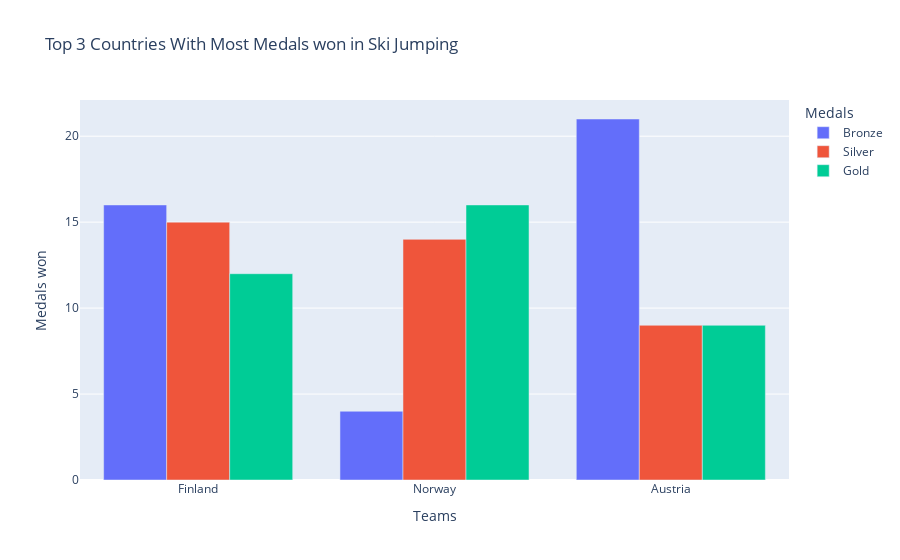

The code cell stored with this chart in its notebook:
### Markdown cell above
- https://www.geeksforgeeks.org/olympics-data-analysis-using-python/
- https://www.kaggle.com/code/gpreda/plotly-tutorial-120-years-of-olympic-games/notebook - choropleth

### Code cell
top_countries_medals = ski_jumping[(ski_jumping["Team"] == "Austria") | (ski_jumping["Team"] == "Norway") | (ski_jumping["Team"] == "Finland")]

bronze_ski_jumping = top_countries_medals[(top_countries_medals["Medal"] == "Bronze")]
silver_ski_jumping = top_countries_medals[(top_countries_medals["Medal"] == "Silver")]
gold_ski_jumping = top_countries_medals[(top_countries_medals["Medal"] == "Gold")]

medals_per_country = ski_jumping.groupby("Team")["Medal"].value_counts(dropna=True)
bronze_ski_jumping = bronze_ski_jumping.groupby("Team")["Medal"].value_counts(
    dropna=False
)
silver_ski_jumping = silver_ski_jumping.groupby("Team")["Medal"].value_counts(
    dropna=False
)
gold_ski_jumping = gold_ski_jumping.groupby("Team")["Medal"].value_counts(dropna=False)


def plotly_bar_plot_with_labels_sublabels(
    x, y, title, labels, sublabels,
):

    fig = px.bar(
        x=x,
        y=y,
        barmode="group",  # groups the bars next to eachother instead of stacking on eachother
        labels=labels,
        title=title,
    )
    newnames = sublabels
    # To be able to change the sub titles for 'Antal doser' without changing the data source,
    # you can switch the legendgroups name with a dict and map it onto existing subtitle names.
    # I had to do this since I couldn't change it through 'labels=' like the other titles
    # source: https://stackoverflow.com/questions/64371174/plotly-how-to-change-variable-label-names-for-the-legend-in-a-plotly-express-li
    fig.for_each_trace(lambda t: t.update(name=newnames[t.name]))

    fig.show()


labels_skiing = {
    "value": "Medals won",
    "variable": "Medals",
    "x": "Teams",
}

sublabels_skiing = {
    "wide_variable_0": "Bronze",
    "wide_variable_1": "Silver",
    "wide_variable_2": "Gold",
}

plotly_bar_plot_with_labels_sublabels(
    top_countries_medals.Team.unique(),
    [bronze_ski_jumping, silver_ski_jumping, gold_ski_jumping],
    'Top 3 Countries With Most Medals won in Ski Jumping',
    labels_skiing,
    sublabels_skiing

)

### Figure 1 — Plotly figure (JSON) as saved in the notebook; plotly's stock layout.template omitted (floating-point values rounded to 4 significant figures)
{"data": [{"alignmentgroup": "True", "hovertemplate": "Medals=wide_variable_0<br>Teams=%{x}<br>Medals won=%{y}<extra></extra>", "legendgroup": "wide_variable_0", "marker": {"color": "#636efa", "pattern": {"shape": ""}}, "name": "Bronze", "offsetgroup": "wide_variable_0", "orientation": "v", "showlegend": true, "textposition": "auto", "type": "bar", "x": ["Finland", "Norway", "Austria"], "xaxis": "x", "y": [16, 4, 21], "yaxis": "y"}, {"alignmentgroup": "True", "hovertemplate": "Medals=wide_variable_1<br>Teams=%{x}<br>Medals won=%{y}<extra></extra>", "legendgroup": "wide_variable_1", "marker": {"color": "#EF553B", "pattern": {"shape": ""}}, "name": "Silver", "offsetgroup": "wide_variable_1", "orientation": "v", "showlegend": true, "textposition": "auto", "type": "bar", "x": ["Finland", "Norway", "Austria"], "xaxis": "x", "y": [15, 14, 9], "yaxis": "y"}, {"alignmentgroup": "True", "hovertemplate": "Medals=wide_variable_2<br>Teams=%{x}<br>Medals won=%{y}<extra></extra>", "legendgroup": "wide_variable_2", "marker": {"color": "#00cc96", "pattern": {"shape": ""}}, "name": "Gold", "offsetgroup": "wide_variable_2", "orientation": "v", "showlegend": true, "textposition": "auto", "type": "bar", "x": ["Finland", "Norway", "Austria"], "xaxis": "x", "y": [12, 16, 9], "yaxis": "y"}], "layout": {"barmode": "group", "legend": {"title": {"text": "Medals"}, "tracegroupgap": 0}, "title": {"text": "Top 3 Countries With Most Medals won in Ski Jumping"}, "xaxis": {"anchor": "y", "domain": [0, 1], "title": {"text": "Teams"}}, "yaxis": {"anchor": "x", "domain": [0, 1], "title": {"text": "Medals won"}}}}
